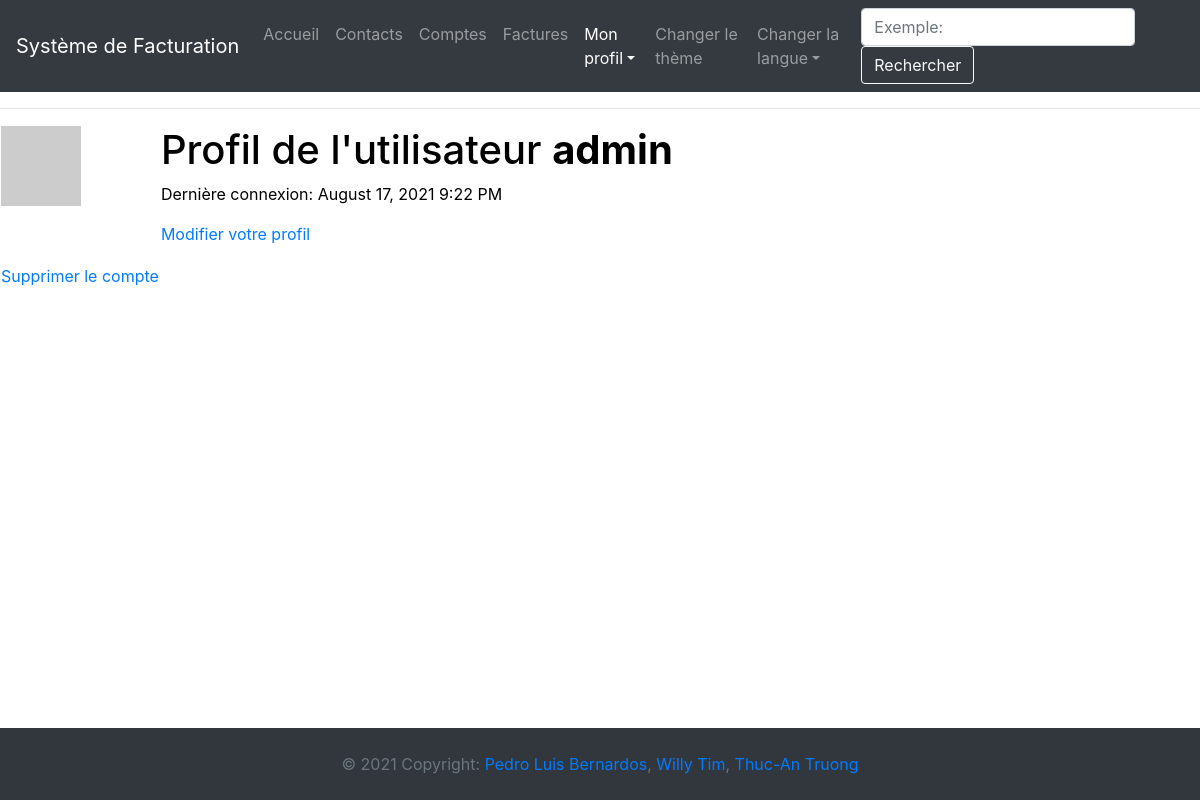
The page /user/admin (signed in) on the database as committed earlier.
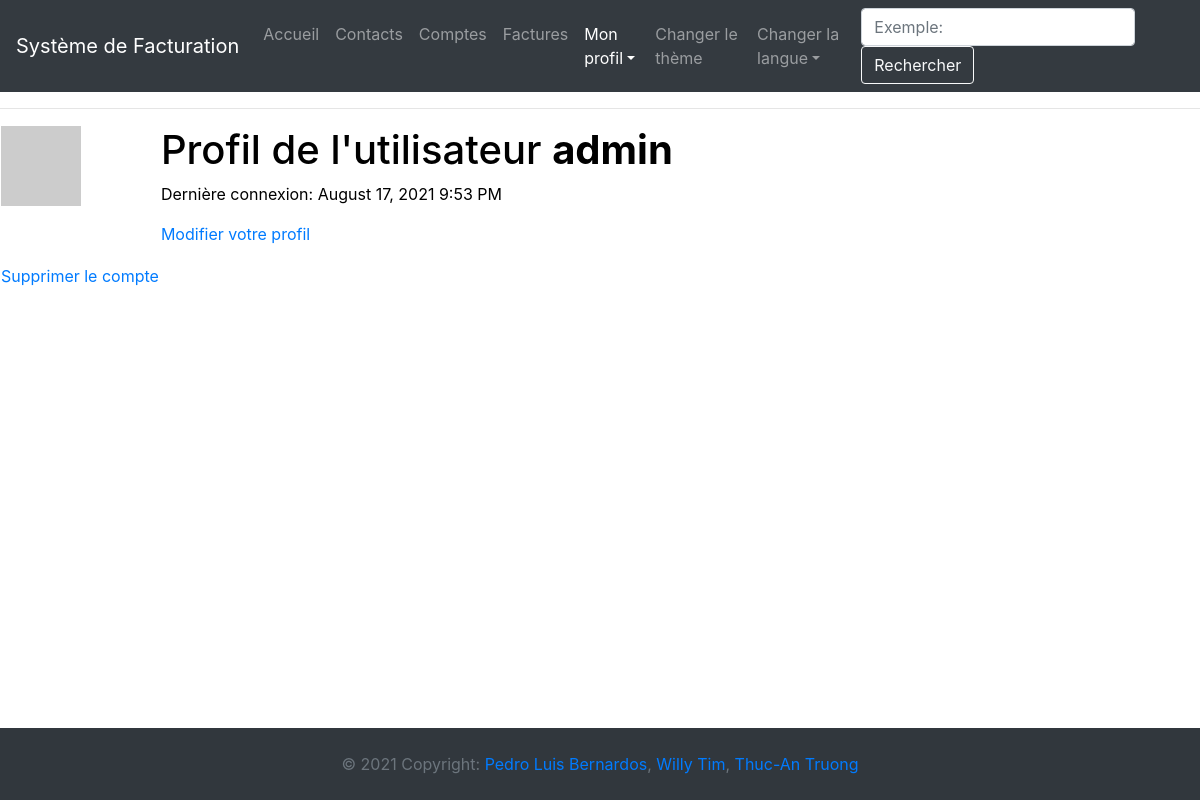
The same page on the database as committed later.
### app/models.py (models this page shows, shortened)
class User(UserMixin, db.Model):
    __tablename__ = "user"
    id = db.Column(db.Integer, primary_key=True)
    username = db.Column(db.String(64), index=True, unique=True)
    email = db.Column(db.String(120), index=True, unique=True)
    password_hash = db.Column(db.String(128))
    about_me = db.Column(db.String(140))
    last_seen = db.Column(db.DateTime, default=datetime.utcnow)
    profil_courrant = db.Column(db.Integer)
    profilEntreprise = db.relationship('CompanyProfil', back_populates="user")
    contact = db.relationship('Contact', back_populates="user")
    compte = db.relationship('Compte', back_populates="user")
    facture = db.relationship('Facture', back_populates="user")
    def avatar(self, size):
        digest = md5(self.email.lower().encode('utf-8')).hexdigest()
        return 'https://www.gravatar.com/avatar/{}?d=identicon&s={}'.format(digest, size)

### app/user/routes.py (the view)
@bp.route('/user/<username>')
@login_required
def user(username):
    user = User.query.filter_by(username=username).first_or_404()
    return render_template('user/user.html', title=_('Mon profil'), user=user)

### app/__init__.py (called while the page is built)
@app.context_processor
def inject_conf_var():
    return dict(AVAILABLE_LANGUAGES=app.config['LANGUAGES'], CURRENT_LANGUAGE=session.get('language',request.accept_languages.best_match(app.config['LANGUAGES'].keys())))

### app/models.py (called while the page is built)
@login.user_loader
def load_user(id):
    return User.query.get(int(id))

### app/routes.py (called while the page is built)
@app.before_request
def before_request():
    if current_user.is_authenticated:
        current_user.last_seen = datetime.utcnow()
        db.session.commit()

### app/templates/user/user.html (shortened to what this page needs)
{% extends "base.html" %}
{% block app_content %}
    <table>
        <tr valign="top">
            <td><img src="{{ user.avatar(128) }}"></td>
            <td>
                <h1>{{ _("Profil de l'utilisateur") }} <strong>{{ user.username }}</strong></h1>
                {% if user.last_seen %}<p>{{ _('Dernière connexion') }}: {{ moment(user.last_seen).format('LLL') }}</p>{% endif %}
                {% if user == current_user %}
                <p><a href="{{ url_for('user.edit_profile') }}">{{ _('Modifier votre profil') }}</a></p>
                {% endif %}
            </td>
        </tr>
        <tr>
            <td>
                <a href="{{ url_for('user.delete_user', username=current_user.username) }}">{{ _('Supprimer le compte') }}</a>
            </td>
        </tr>
    </table>
{% endblock %}

Rows that differ between the two databases and show on the page:
changed User "admin": last_seen "August 17, 2021 9:22 PM" → "August 17, 2021 9:53 PM"
